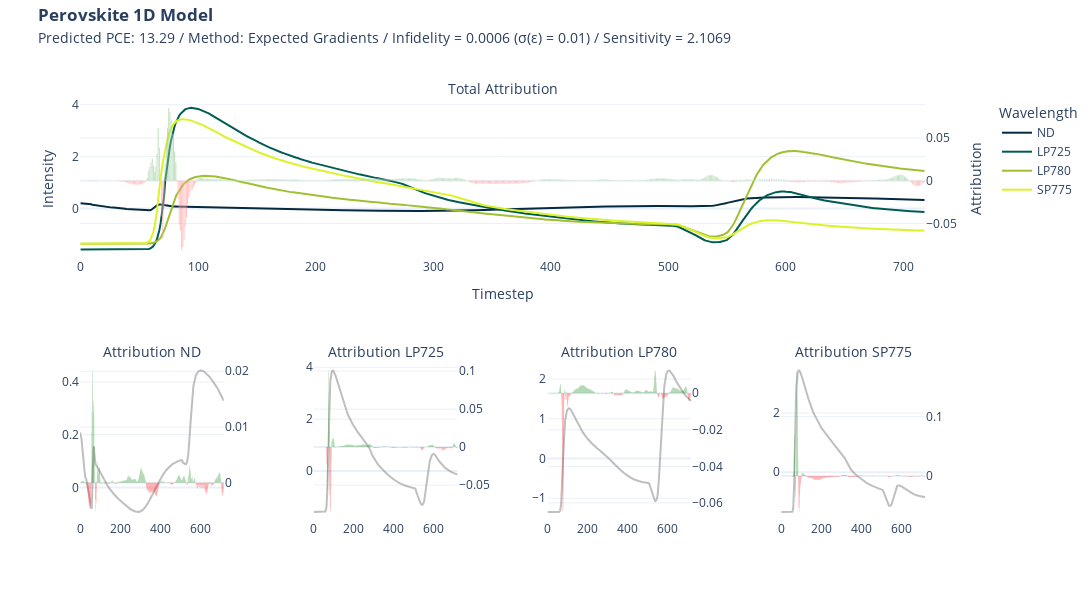

The code cell stored with this chart in its notebook:
### Markdown cell above
# Visualization of single methods and comparision of methods via sum and absolut values

### Code cell
import plotly.graph_objects as go

def format_title(title, subtitle=None, subtitle_font_size=14):
    title = f'<b>{title}</b>'
    if not subtitle:
        return title
    subtitle = f'<span style="font-size: {subtitle_font_size}px;">{subtitle}</span>'
    return f'{title}<br>{subtitle}'

from plotly.subplots import make_subplots

fig = make_subplots(rows=2, 
                    cols=4, 
                    specs=[[{"secondary_y": True, "colspan": 4}, None,None,None],
                           [{"secondary_y": True},{"secondary_y": True},{"secondary_y": True},{"secondary_y": True}]],
                    subplot_titles=(format_title("", "Total Attribution"), format_title("", "Attribution ND"), format_title("", "Attribution LP725"), format_title("", "Attribution LP780"), format_title("", "Attribution SP775"))
                    )

fig.add_trace(go.Scatter(y=x[0], name = "ND", marker_color="#042940"))
fig.add_trace(go.Scatter(y=x[1], name = "LP725", marker_color="#005C53"))
fig.add_trace(go.Scatter(y=x[2], name = "LP780", marker_color="#9FC131"))
fig.add_trace(go.Scatter(y=x[3], name = "SP775", marker_color="#DBF227"))

fig.add_trace(go.Bar(y=attr_eg.squeeze().sum(axis=0), name = "Attribution",marker_color=np.where(attr_eg.squeeze().sum(axis=0)<0, 'red', 'green'), opacity = 0.5,showlegend=False),secondary_y=True)

fig.update_yaxes(title= "Intensity")
fig.update_yaxes(title_text="Attribution", secondary_y=True)
fig.update_xaxes(title= "Timestep")

fig.add_trace(go.Scatter(y=x[0], name = "ND",marker_color="grey", opacity = 0.5,showlegend=False), row=2, col=1)
fig.add_trace(go.Bar(y=attr_eg.squeeze()[0],marker_color=np.where(attr_eg.squeeze()[0]<0, 'red', 'green'), opacity = 0.5,showlegend=False,marker_line_width=0),secondary_y=True, row=2, col=1)

fig.update_yaxes(title= None, row=2, col=1)
fig.update_yaxes(title_text=None, secondary_y=True, row=2, col=1)
fig.update_xaxes(title= None, row=2, col=1)

fig.add_trace(go.Scatter(y=x[1], name = "LP725",marker_color="grey", opacity = 0.5,showlegend=False), row=2, col=2)
fig.add_trace(go.Bar(y=attr_eg.squeeze()[1],marker_color=np.where(attr_eg.squeeze()[1]<0, 'red', 'green'), opacity = 0.5,showlegend=False,marker_line_width=0),secondary_y=True, row=2, col=2)

fig.update_yaxes(title= None, row=2, col=2)
fig.update_yaxes(title_text=None, secondary_y=True, row=2, col=2)
fig.update_xaxes(title= None, row=2, col=2)

fig.add_trace(go.Scatter(y=x[2], name = "LP780",marker_color="grey", opacity = 0.5,showlegend=False), row=2, col=3)
fig.add_trace(go.Bar(y=attr_eg.squeeze()[2],marker_color=np.where(attr_eg.squeeze()[2]<0, 'red', 'green'), opacity = 0.5,showlegend=False,marker_line_width=0),secondary_y=True, row=2, col=3)

fig.update_yaxes(title= None, row=2, col=3)
fig.update_yaxes(title_text=None, secondary_y=True, row=2, col=3)
fig.update_xaxes(title= None, row=2, col=3)

fig.add_trace(go.Scatter(y=x[3], name = "SP775",marker_color="grey", opacity = 0.5,showlegend=False), row=2, col=4)
fig.add_trace(go.Bar(y=attr_eg.squeeze()[3],marker_color=np.where(attr_eg.squeeze()[3]<0, 'red', 'green'), opacity = 0.5,showlegend=False,marker_line_width=0),secondary_y=True, row=2, col=4)

fig.update_yaxes(title= None, row=2, col=4)
fig.update_yaxes(title_text=None, secondary_y=True, row=2, col=4)
fig.update_xaxes(title= None, row=2, col=4)

fig.update_layout(
    title= format_title("Perovskite 1D Model", 
    "Predicted PCE: " + str(y) + " / Method: Expected Gradients / Infidelity = " + str(*np.round(infid_eg.numpy(),4)) + " ("+ u"\u03C3" + "(" + u"\u03B5" + ") = " + str(std_noise) + ")" + " / Sensitivity = " + str(*np.round(sens_eg.numpy(),4))),
    legend_title = "Wavelength",
    title_y = 0.965,
    title_x = 0.035,
    template = "plotly_white",
    height=600, width=2200
)

fig.write_image("xai/images/1D/1D_eg.png", scale=2)

fig.show()

### Figure 1 — Plotly figure (JSON) as saved in the notebook; plotly's stock layout.template omitted (floating-point values rounded to 4 significant figures; data arrays with more than 128 entries replaced by an {"elided": "..."} marker saying what was removed)
{"data": [{"marker": {"color": "#042940"}, "name": "ND", "type": "scatter", "y": {"elided": "719 float values"}}, {"marker": {"color": "#005C53"}, "name": "LP725", "type": "scatter", "y": {"elided": "719 float values"}}, {"marker": {"color": "#9FC131"}, "name": "LP780", "type": "scatter", "y": {"elided": "719 float values"}}, {"marker": {"color": "#DBF227"}, "name": "SP775", "type": "scatter", "y": {"elided": "719 float values"}}, {"marker": {"color": {"elided": "719 str values"}}, "name": "Attribution", "opacity": 0.5, "showlegend": false, "type": "bar", "xaxis": "x", "y": {"elided": "719 float values"}, "yaxis": "y2"}, {"marker": {"color": "grey"}, "name": "ND", "opacity": 0.5, "showlegend": false, "type": "scatter", "xaxis": "x2", "y": {"elided": "719 float values"}, "yaxis": "y3"}, {"marker": {"color": {"elided": "719 str values"}, "line": {"width": 0}}, "opacity": 0.5, "showlegend": false, "type": "bar", "xaxis": "x2", "y": {"elided": "719 float values"}, "yaxis": "y4"}, {"marker": {"color": "grey"}, "name": "LP725", "opacity": 0.5, "showlegend": false, "type": "scatter", "xaxis": "x3", "y": {"elided": "719 float values"}, "yaxis": "y5"}, {"marker": {"color": {"elided": "719 str values"}, "line": {"width": 0}}, "opacity": 0.5, "showlegend": false, "type": "bar", "xaxis": "x3", "y": {"elided": "719 float values"}, "yaxis": "y6"}, {"marker": {"color": "grey"}, "name": "LP780", "opacity": 0.5, "showlegend": false, "type": "scatter", "xaxis": "x4", "y": {"elided": "719 float values"}, "yaxis": "y7"}, {"marker": {"color": {"elided": "719 str values"}, "line": {"width": 0}}, "opacity": 0.5, "showlegend": false, "type": "bar", "xaxis": "x4", "y": {"elided": "719 float values"}, "yaxis": "y8"}, {"marker": {"color": "grey"}, "name": "SP775", "opacity": 0.5, "showlegend": false, "type": "scatter", "xaxis": "x5", "y": {"elided": "719 float values"}, "yaxis": "y9"}, {"marker": {"color": {"elided": "719 str values"}, "line": {"width": 0}}, "opacity": 0.5, "showlegend": false, "type": "bar", "xaxis": "x5", "y": {"elided": "719 float values"}, "yaxis": "y10"}], "layout": {"annotations": [{"font": {"size": 16}, "showarrow": false, "text": "<b></b><br><span style=\"font-size: 14px;\">Total Attribution</span>", "x": 0.47, "xanchor": "center", "xref": "paper", "y": 1, "yanchor": "bottom", "yref": "paper"}, {"font": {"size": 16}, "showarrow": false, "text": "<b></b><br><span style=\"font-size: 14px;\">Attribution ND</span>", "x": 0.08, "xanchor": "center", "xref": "paper", "y": 0.375, "yanchor": "bottom", "yref": "paper"}, {"font": {"size": 16}, "showarrow": false, "text": "<b></b><br><span style=\"font-size: 14px;\">Attribution LP725</span>", "x": 0.34, "xanchor": "center", "xref": "paper", "y": 0.375, "yanchor": "bottom", "yref": "paper"}, {"font": {"size": 16}, "showarrow": false, "text": "<b></b><br><span style=\"font-size: 14px;\">Attribution LP780</span>", "x": 0.6, "xanchor": "center", "xref": "paper", "y": 0.375, "yanchor": "bottom", "yref": "paper"}, {"font": {"size": 16}, "showarrow": false, "text": "<b></b><br><span style=\"font-size: 14px;\">Attribution SP775</span>", "x": 0.86, "xanchor": "center", "xref": "paper", "y": 0.375, "yanchor": "bottom", "yref": "paper"}], "height": 600, "legend": {"title": {"text": "Wavelength"}}, "title": {"text": "<b>Perovskite 1D Model</b><br><span style=\"font-size: 14px;\">Predicted PCE: 13.29 / Method: Expected Gradients / Infidelity = 0.0006 (σ(ε) = 0.01) / Sensitivity = 2.1069</span>", "x": 0.035, "y": 0.965}, "width": 2200, "xaxis": {"anchor": "y", "domain": [0, 0.94], "title": {"text": "Timestep"}}, "xaxis2": {"anchor": "y3", "domain": [0, 0.16], "title": {}}, "xaxis3": {"anchor": "y5", "domain": [0.26, 0.42], "title": {}}, "xaxis4": {"anchor": "y7", "domain": [0.52, 0.68], "title": {}}, "xaxis5": {"anchor": "y9", "domain": [0.78, 0.94], "title": {}}, "yaxis": {"anchor": "x", "domain": [0.625, 1], "title": {"text": "Intensity"}}, "yaxis10": {"anchor": "x5", "overlaying": "y9", "side": "right", "title": {}}, "yaxis2": {"anchor": "x", "overlaying": "y", "side": "right", "title": {"text": "Attribution"}}, "yaxis3": {"anchor": "x2", "domain": [0, 0.375], "title": {}}, "yaxis4": {"anchor": "x2", "overlaying": "y3", "side": "right", "title": {}}, "yaxis5": {"anchor": "x3", "domain": [0, 0.375], "title": {}}, "yaxis6": {"anchor": "x3", "overlaying": "y5", "side": "right", "title": {}}, "yaxis7": {"anchor": "x4", "domain": [0, 0.375], "title": {}}, "yaxis8": {"anchor": "x4", "overlaying": "y7", "side": "right", "title": {}}, "yaxis9": {"anchor": "x5", "domain": [0, 0.375], "title": {}}}}
